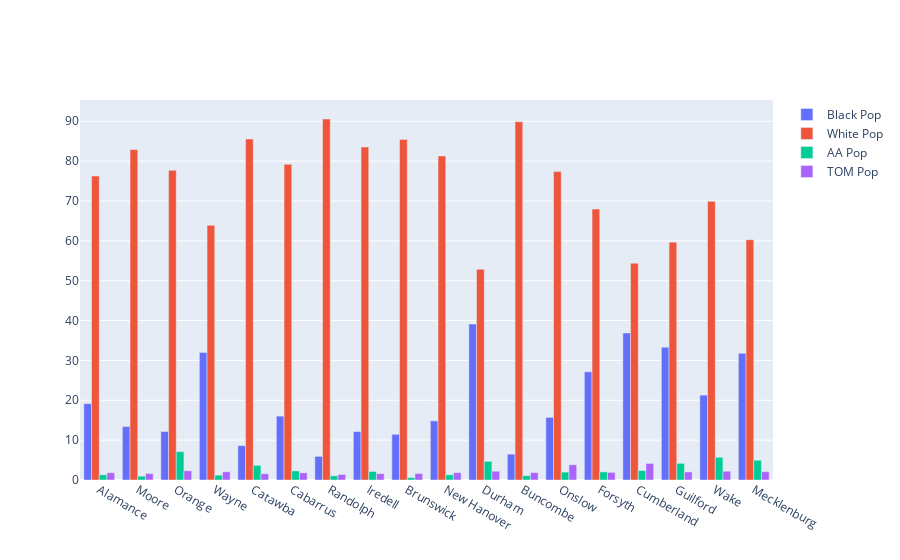

Notebook code for this chart:
### Code cell
counties = np.array(comb_test_ba[comb_test_ba.testSites>=5].sort_values(by='testSites').county)
BA = np.array(comb_test_ba[comb_test_ba.testSites>=5].sort_values(by='testSites').BA_perc)
WA = np.array(comb_test_ba[comb_test_ba.testSites>=5].sort_values(by='testSites').WA_perc)
AA = np.array(comb_test_ba[comb_test_ba.testSites>=5].sort_values(by='testSites').AA_perc)
TOM = np.array(comb_test_ba[comb_test_ba.testSites>=5].sort_values(by='testSites').TOM_perc)
fig = go.Figure(data=[
    go.Bar(name='Black Pop', x=counties, y=BA),
    go.Bar(name='White Pop', x=counties, y=WA),
    go.Bar(name='AA Pop', x=counties, y=AA),
    go.Bar(name='TOM Pop', x=counties, y=TOM),
])
# Change the bar mode
fig.update_layout(barmode='group')
fig.show()

### Figure 1 — Plotly figure (JSON) as saved in the notebook; plotly's stock layout.template omitted (floating-point values rounded to 4 significant figures)
{"data": [{"name": "Black Pop", "type": "bar", "x": ["Alamance", "Moore", "Orange", "Wayne", "Catawba", "Cabarrus", "Randolph", "Iredell", "Brunswick", "New Hanover", "Durham", "Buncombe", "Onslow", "Forsyth", "Cumberland", "Guilford", "Wake", "Mecklenburg"], "y": [19.15, 13.43, 12.17, 32.02, 8.626, 16.02, 5.931, 12.15, 11.46, 14.84, 39.11, 6.49, 15.72, 27.15, 36.89, 33.33, 21.29, 31.78]}, {"name": "White Pop", "type": "bar", "x": ["Alamance", "Moore", "Orange", "Wayne", "Catawba", "Cabarrus", "Randolph", "Iredell", "Brunswick", "New Hanover", "Durham", "Buncombe", "Onslow", "Forsyth", "Cumberland", "Guilford", "Wake", "Mecklenburg"], "y": [76.25, 82.93, 77.71, 63.88, 85.56, 79.22, 90.57, 83.54, 85.44, 81.3, 52.91, 89.9, 77.37, 67.97, 54.4, 59.67, 69.92, 60.3]}, {"name": "AA Pop", "type": "bar", "x": ["Alamance", "Moore", "Orange", "Wayne", "Catawba", "Cabarrus", "Randolph", "Iredell", "Brunswick", "New Hanover", "Durham", "Buncombe", "Onslow", "Forsyth", "Cumberland", "Guilford", "Wake", "Mecklenburg"], "y": [1.318, 0.97, 7.105, 1.224, 3.676, 2.281, 1.047, 2.14, 0.598, 1.307, 4.675, 1.098, 1.982, 2.033, 2.383, 4.179, 5.693, 4.948]}, {"name": "TOM Pop", "type": "bar", "x": ["Alamance", "Moore", "Orange", "Wayne", "Catawba", "Cabarrus", "Randolph", "Iredell", "Brunswick", "New Hanover", "Durham", "Buncombe", "Onslow", "Forsyth", "Cumberland", "Guilford", "Wake", "Mecklenburg"], "y": [1.823, 1.61, 2.327, 2.056, 1.573, 1.79, 1.389, 1.593, 1.617, 1.837, 2.205, 1.866, 3.819, 1.919, 4.163, 2.036, 2.202, 2.095]}], "layout": {"barmode": "group"}}
